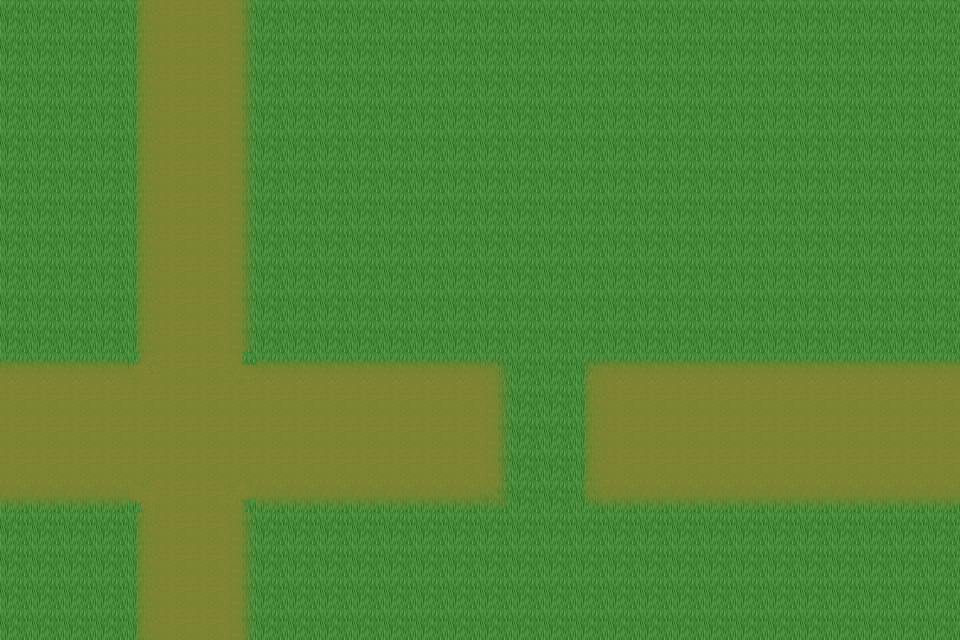

A level layout from a 2D game, rendered from its tile map. Below: a short description, then the map file with its tile-grid data intact:
An orthogonal 30x20 tile map with 32x32 px tiles, 2 tile layers (level 1, level 2) and 6 objects (actor1m, npc).

<map version="1.10" tiledversion="1.11.2" orientation="orthogonal" renderorder="right-down" width="30" height="20" tilewidth="32" tileheight="32" infinite="0" nextlayerid="6" nextobjectid="17">
 <tileset firstgid="1" name="TestTileMap" tilewidth="32" tileheight="32" tilecount="256" columns="16">
  <image source="../img/testTileMap.png" width="512" height="512" />
 </tileset>
 <layer id="1" name="level 1" width="30" height="20">
  <data encoding="csv">
1,1,1,1,1,1,1,1,1,1,1,1,1,1,1,1,1,1,1,1,1,1,1,1,1,1,1,1,1,1,
1,1,1,1,1,1,1,1,1,1,1,1,1,1,1,1,1,1,1,1,1,1,1,1,1,1,1,1,1,1,
1,1,1,1,1,1,1,1,1,1,1,1,1,1,1,1,1,1,1,1,1,1,1,1,1,1,1,1,1,1,
1,1,1,1,1,1,1,1,1,1,1,1,1,1,1,1,1,1,1,1,1,1,1,1,1,1,1,1,1,1,
1,1,1,1,1,1,1,1,1,1,1,1,1,1,1,1,1,1,1,1,1,1,1,1,1,1,1,1,1,1,
1,1,1,1,1,1,1,1,1,1,1,1,1,1,1,1,1,1,1,1,1,1,1,1,1,1,1,1,1,1,
1,1,1,1,1,1,1,1,1,1,1,1,1,1,1,1,1,1,1,1,1,1,1,1,1,1,1,1,1,1,
1,1,1,1,1,1,1,1,1,1,1,1,1,1,1,1,1,1,1,1,1,1,1,1,1,1,1,1,1,1,
1,1,1,1,1,1,1,1,1,1,1,1,1,1,1,1,1,1,1,1,1,1,1,1,1,1,1,1,1,1,
1,1,1,1,1,1,1,1,1,1,1,1,1,1,1,1,1,1,1,1,1,1,1,1,1,1,1,1,1,1,
1,1,1,1,1,1,1,1,1,1,1,1,1,1,1,1,1,1,1,1,1,1,1,1,1,1,1,1,1,1,
1,1,1,1,1,1,1,1,1,1,1,1,1,1,1,1,1,1,1,1,1,1,1,1,1,1,1,1,1,1,
1,1,1,1,1,1,1,1,1,1,1,1,1,1,1,1,1,1,1,1,1,1,1,1,1,1,1,1,1,1,
1,1,1,1,1,1,1,1,1,1,1,1,1,1,1,1,1,1,1,1,1,1,1,1,1,1,1,1,1,1,
1,1,1,1,1,1,1,1,1,1,1,1,1,1,1,1,1,1,1,1,1,1,1,1,1,1,1,1,1,1,
1,1,1,1,1,1,1,1,1,1,1,1,1,1,1,1,1,1,1,1,1,1,1,1,1,1,1,1,1,1,
1,1,1,1,1,1,1,1,1,1,1,1,1,1,1,1,1,1,1,1,1,1,1,1,1,1,1,1,1,1,
1,1,1,1,1,1,1,1,1,1,1,1,1,1,1,1,1,1,1,1,1,1,1,1,1,1,1,1,1,1,
1,1,1,1,1,1,1,1,1,1,1,1,1,1,1,1,1,1,1,1,1,1,1,1,1,1,1,1,1,1,
1,1,1,1,1,1,1,1,1,1,1,1,1,1,1,1,1,1,1,1,1,1,1,1,1,1,1,1,1,1
</data>
 </layer>
 <layer id="4" name="level 2" width="30" height="20">
  <data encoding="csv">
0,0,0,0,19,20,20,21,0,0,0,0,0,0,0,0,0,0,0,0,0,0,0,0,0,0,0,0,0,0,
0,0,0,0,19,20,20,21,0,0,0,0,0,0,0,0,0,0,0,0,0,0,0,0,0,0,0,0,0,0,
0,0,0,0,19,20,20,21,0,0,0,0,0,0,0,0,0,0,0,0,0,0,0,0,0,0,0,0,0,0,
0,0,0,0,19,20,20,21,0,0,0,0,0,0,0,0,0,0,0,0,0,0,0,0,0,0,0,0,0,0,
0,0,0,0,19,20,20,21,0,0,0,0,0,0,0,0,0,0,0,0,0,0,0,0,0,0,0,0,0,0,
0,0,0,0,19,20,20,21,0,0,0,0,0,0,0,0,0,0,0,0,0,0,0,0,0,0,0,0,0,0,
0,0,0,0,19,20,20,21,0,0,0,0,0,0,0,0,0,0,0,0,0,0,0,0,0,0,0,0,0,0,
0,0,0,0,19,20,20,21,0,0,0,0,0,0,0,0,0,0,0,0,0,0,0,0,0,0,0,0,0,0,
0,0,0,0,19,20,20,21,0,0,0,0,0,0,0,0,0,0,0,0,0,0,0,0,0,0,0,0,0,0,
0,0,0,0,19,20,20,21,0,0,0,0,0,0,0,0,0,0,0,0,0,0,0,0,0,0,0,0,0,0,
0,0,0,0,19,20,20,21,0,0,0,0,0,0,0,0,0,0,0,0,0,0,0,0,0,0,0,0,0,0,
4,4,4,4,6,20,20,7,4,4,4,4,4,4,4,5,0,0,3,4,4,4,4,4,4,4,4,4,4,4,
20,20,20,20,20,20,20,20,20,20,20,20,20,20,20,21,0,0,19,20,20,20,20,20,20,20,20,20,20,20,
20,20,20,20,20,20,20,20,20,20,20,20,20,20,20,21,0,0,19,20,20,20,20,20,20,20,20,20,20,20,
20,20,20,20,20,20,20,20,20,20,20,20,20,20,20,21,0,0,19,20,20,20,20,20,20,20,20,20,20,20,
36,36,36,36,22,20,20,23,36,36,36,36,36,36,36,37,0,0,35,36,36,36,36,36,36,36,36,36,36,36,
0,0,0,0,19,20,20,21,0,0,0,0,0,0,0,0,0,0,0,0,0,0,0,0,0,0,0,0,0,0,
0,0,0,0,19,20,20,21,0,0,0,0,0,0,0,0,0,0,0,0,0,0,0,0,0,0,0,0,0,0,
0,0,0,0,19,20,20,21,0,0,0,0,0,0,0,0,0,0,0,0,0,0,0,0,0,0,0,0,0,0,
0,0,0,0,19,20,20,21,0,0,0,0,0,0,0,0,0,0,0,0,0,0,0,0,0,0,0,0,0,0
</data>
 </layer>
 <objectgroup id="2" name="Player">
  <object id="2" name="mainPlayer" type="actor1m" x="32" y="32" width="32" height="32" />
 </objectgroup>
 <objectgroup id="5" name="npcs">
  <object id="15" name="npc0" type="npc" x="257" y="125" width="32" height="32" />
 </objectgroup>
 <objectgroup color="#ff0000" id="3" name="collision">
  <object id="10" x="-28" y="0" width="28.25" height="640" />
  <object id="11" x="-4.27273" y="640.091" width="979.523" height="15.4091" />
  <object id="13" x="960" y="-6" width="18.75" height="646.25" />
  <object id="14" x="-28.1818" y="-16" width="1009.45" height="16.1818" />
 </objectgroup>
</map>